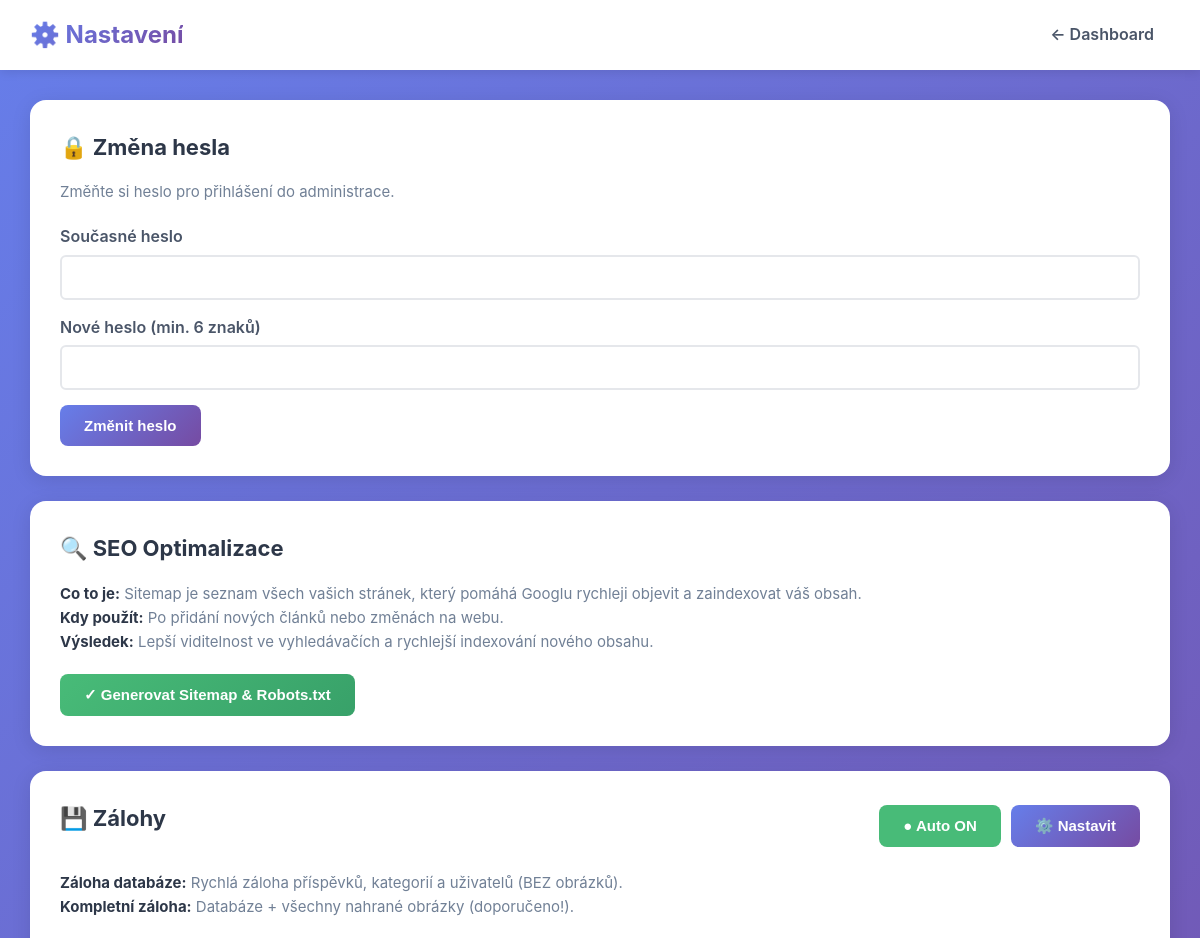
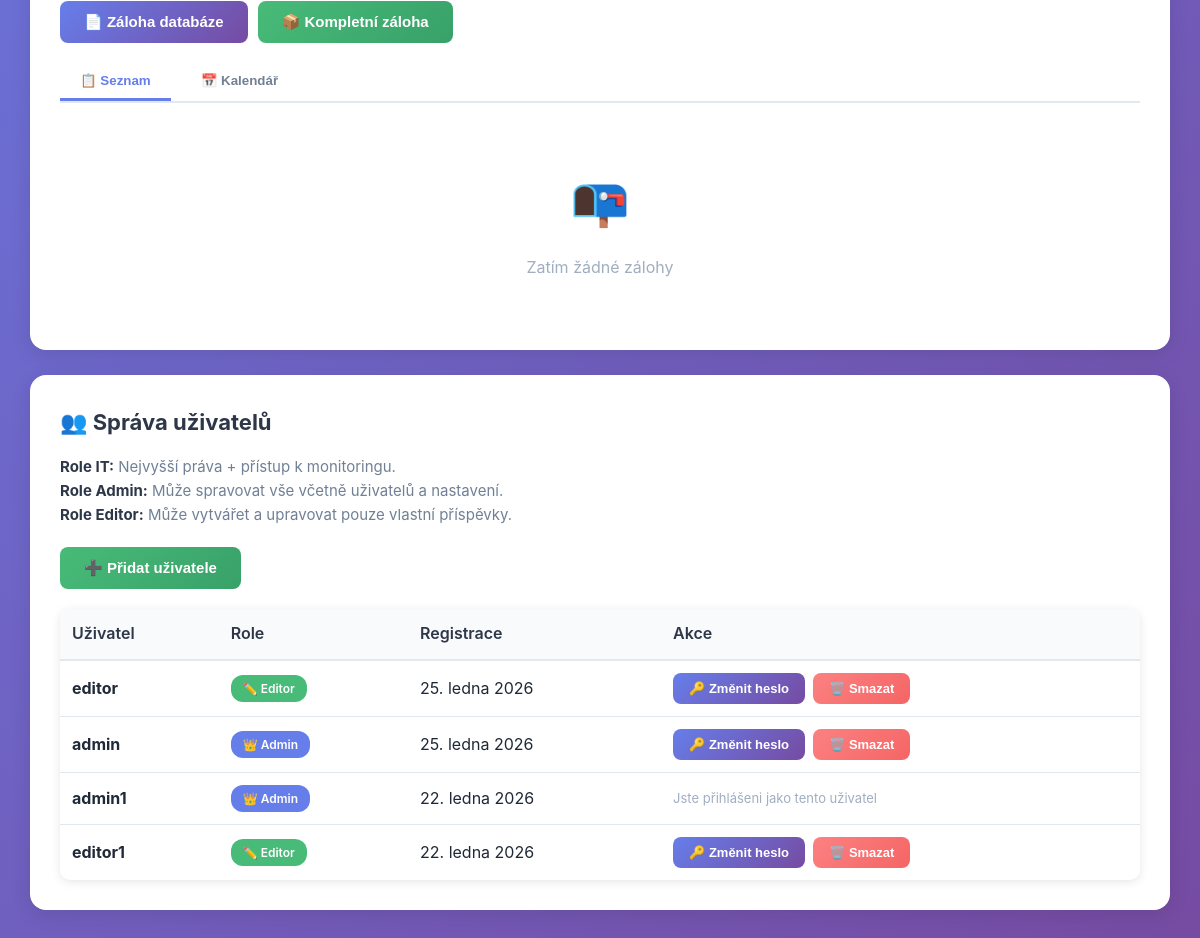
Screenshot of /admin/settings.php (signed in) with the database file from the repository (2 pictures, top to bottom).
### tables this page shows
CREATE TABLE `users` (
  `id` int(11) NOT NULL AUTO_INCREMENT,
  `username` varchar(50) NOT NULL,
  `password` varchar(255) NOT NULL,
  `email` varchar(100) DEFAULT NULL,
  `role` enum('admin','editor') DEFAULT 'editor',
  `created_at` timestamp NOT NULL DEFAULT CURRENT_TIMESTAMP,
  `last_login` timestamp NULL DEFAULT NULL,
  PRIMARY KEY (`id`),
  UNIQUE KEY `username` (`username`),
  KEY `idx_username` (`username`)
);

### includes/database.class.php (called while the page is built, shortened)
<?php
class Database {
    private $connection;
    private $stmt;
    public function __construct() {
        $dsn = 'mysql:host=' . DB_HOST . ';dbname=' . DB_NAME . ';charset=' . DB_CHARSET;
        $options = [
            PDO::ATTR_ERRMODE => PDO::ERRMODE_EXCEPTION,
            PDO::ATTR_DEFAULT_FETCH_MODE => PDO::FETCH_ASSOC,
            PDO::ATTR_EMULATE_PREPARES => false,
            PDO::MYSQL_ATTR_INIT_COMMAND => "SET NAMES utf8mb4 COLLATE utf8mb4_unicode_ci"
        ];
        try {
            $this->connection = new PDO($dsn, DB_USER, DB_PASS, $options);
        } catch (PDOException $e) {
            $this->error = $e->getMessage();
            $this->logError('Database Connection', $e->getMessage());
            die('Chyba připojení k databázi. Zkontrolujte konfiguraci.');
        }
    }
    public function query($sql) {
    try {
        $this->stmt = $this->connection->prepare($sql);
        return $this;
    } catch (PDOException $e) {
        $this->logError('Query Prepare', $e->getMessage());
        $this->stmt = null;
        return $this;
    }
}
    public function bind($param, $value, $type = null) {
        if (is_null($type)) {
            switch (true) {
                case is_int($value):
                    $type = PDO::PARAM_INT;
                    break;
                default:
                    $type = PDO::PARAM_STR;
            }
        }
        $this->stmt->bindValue($param, $value, $type);
        return $this;
    }
    public function execute() {
        try {
            return $this->stmt->execute();
        } catch (PDOException $e) {
            $this->logError('Query Execute', $e->getMessage());
            return false;
        }
    }
    public function fetchAll() {
    $this->execute();
    return $this->stmt->fetchAll();
    }
    public function fetch() {
        $this->execute();
        return $this->stmt->fetch();
    }
}
?>

### includes/helpers.php (called while the page is built, shortened)
<?php
function formatDate($date, $format = 'j. n. Y') {
    $months = [
        1 => 'ledna', 2 => 'února', 3 => 'března', 4 => 'dubna',
        5 => 'května', 6 => 'června', 7 => 'července', 8 => 'srpna',
        9 => 'září', 10 => 'října', 11 => 'listopadu', 12 => 'prosince'
    ];
    $timestamp = is_numeric($date) ? $date : strtotime($date);
    $day = date('j', $timestamp);
    $month = $months[(int)date('n', $timestamp)];
    $year = date('Y', $timestamp);
    return "$day. $month $year";
}
function e($text) {
    return htmlspecialchars($text, ENT_QUOTES, 'UTF-8');
}
?>

### admin/settings.php (the view, shortened to what this page needs)
<?php
$db3 = new Database();
$db3->query("
    SELECT b.*,
           CASE
               WHEN b.created_by = 0 OR b.created_by IS NULL THEN 'Systém'
               ELSE u.username
           END as created_by_name
    FROM backups b
    LEFT JOIN users u ON b.created_by = u.id
    ORDER BY b.created_at DESC
");
$backups = $db3->fetchAll();
$db = new Database();
$db->query("SELECT id, username, role, created_at FROM users ORDER BY created_at DESC");
$users = $db->fetchAll();
$db->query("SELECT id, username, role FROM users WHERE id = :id");
$db->bind(':id', $_SESSION['user_id']);
$currentUser = $db->fetch();
?>
<!DOCTYPE html>
<html lang="cs">
<head>
    <link rel="stylesheet" href="<?= ASSETS_URL ?>css/admin.css">
</head>
<body>
    <header>
        <div class="header-content">
            <div class="header-title">⚙️ Nastavení</div>
            <nav>
                <a href="dashboard.php" class="header-link">← Dashboard</a>
            </nav>
        </div>
    </header>
    <div class="container">
        <div class="card">
            <h2>🔒 Změna hesla</h2>
            <p class="card-description">Změňte si heslo pro přihlášení do administrace.</p>
            <form method="POST">
                <div class="form-group">
                    <label>Současné heslo</label>
                    <input type="password" name="current_password" required>
                </div>
                <div class="form-group">
                    <label>Nové heslo (min. 6 znaků)</label>
                    <input type="password" name="new_password" required minlength="6">
                </div>
                <button type="submit" class="btn btn-primary">Změnit heslo</button>
            </form>
        </div>
        <div class="card">
            <h2>🔍 SEO Optimalizace</h2>
            <p class="card-description">
                <strong>Co to je:</strong> Sitemap je seznam všech vašich stránek, který pomáhá Googlu rychleji objevit a zaindexovat váš obsah.<br>
                <strong>Kdy použít:</strong> Po přidání nových článků nebo změnách na webu.<br>
                <strong>Výsledek:</strong> Lepší viditelnost ve vyhledávačích a rychlejší indexování nového obsahu.
            </p>
            <form method="POST">
                <button type="submit" class="btn btn-success">✓ Generovat Sitemap & Robots.txt</button>
            </form>
        </div>
<div class="card" id="backups">
    <div style="display: flex; justify-content: space-between; align-items: center; margin-bottom: 20px;">
        <h2>💾 Zálohy</h2>
        <div style="display: flex; gap: 10px;">
            <?php
            $dbSched = new Database();
            $dbSched->query("SELECT * FROM backup_schedule WHERE backup_type = 'database'");
            $dbSchedule = $dbSched->fetch();
            $dbSched2 = new Database();
            $dbSched2->query("SELECT * FROM backup_schedule WHERE backup_type = 'full'");
            $fullSchedule = $dbSched2->fetch();
            $autoEnabled = ($dbSchedule && $dbSchedule['enabled']) || ($fullSchedule && $fullSchedule['enabled']);
            ?>
            <button onclick="toggleAutoBackup()" class="btn" style="background: <?= $autoEnabled ? '#48bb78' : '#e2e8f0' ?>; color: <?= $autoEnabled ? 'white' : '#4a5568' ?>;">
                <span id="autoBackupIcon"><?= $autoEnabled ? '●' : '○' ?></span> Auto <?= $autoEnabled ? 'ON' : 'OFF' ?>
            </button>
            <button onclick="openBackupScheduleModal()" class="btn btn-primary">⚙️ Nastavit</button>
        </div>
    </div>
    <p class="card-description">
        <strong>Záloha databáze:</strong> Rychlá záloha příspěvků, kategorií a uživatelů (BEZ obrázků).<br>
        <strong>Kompletní záloha:</strong> Databáze + všechny nahrané obrázky (doporučeno!).
    </p>
    <div style="display: flex; gap: 10px; margin-bottom: 20px;">
        <form method="POST" style="margin: 0;">
            <button type="submit" class="btn btn-primary">📄 Záloha databáze</button>
        </form>
        <form method="POST" style="margin: 0;">
            <button type="submit" class="btn btn-success">📦 Kompletní záloha</button>
        </form>
    </div>
    <div style="display: flex; gap: 10px; margin-bottom: 20px; border-bottom: 2px solid #e2e8f0;">
        <button onclick="showBackupView('list')" id="viewList" class="view-tab active">📋 Seznam</button>
        <button onclick="showBackupView('calendar')" id="viewCalendar" class="view-tab">📅 Kalendář</button>
    </div>
    <div id="backupListView">
        <?php if (empty($backups)): ?>
            <div class="empty-state">
                <div class="empty-state-icon">📭</div>
                <p>Zatím žádné zálohy</p>
            </div>
        <?php endif; ?>
    </div>
</div>
        <?php if ($currentUser['role'] === 'admin' || $currentUser['role'] === 'it'): ?>
        <div class="card">
            <h2>👥 Správa uživatelů</h2>
            <p class="card-description">
             <strong>Role IT:</strong> Nejvyšší práva + přístup k monitoringu.<br>
             <strong>Role Admin:</strong> Může spravovat vše včetně uživatelů a nastavení.<br>
            <strong>Role Editor:</strong> Může vytvářet a upravovat pouze vlastní příspěvky.
            </p>
            <div style="display: flex; gap: 10px; margin-bottom: 20px; align-items: center;">
                <button onclick="openAddUserModal()" class="btn btn-success">➕ Přidat uživatele</button>
            </div>
            <table class="table">
                <thead>
                    <tr>
                        <th>Uživatel</th>
                        <th>Role</th>
                        <th>Registrace</th>
                        <th>Akce</th>
                    </tr>
                </thead>
                <tbody>
                    <?php foreach ($users as $user): ?>
                        <tr>
                            <td><strong><?= e($user['username']) ?></strong></td>
                            <td>
                                <span class="badge badge-<?= $user['role'] ?>">
                                    <?php
                                    if ($user['role'] === 'it') {
                                        echo '🔧 IT';
                                    } elseif ($user['role'] === 'admin') {
                                        echo '👑 Admin';
                                    } else {
                                        echo '✏️ Editor';
                                    }
                                    ?>
                                </span>
                            </td>
                            <td><?= formatDate($user['created_at']) ?></td>
                            <td>
                                <div class="table-actions">
                                    <?php if ($user['id'] !== $_SESSION['user_id']): ?>
                                        <?php if ($user['role'] === 'it' && $currentUser['role'] !== 'it'): ?>
                                            <span style="color: #9f7aea; font-size: 13px;">🔒 IT účet - pouze IT může upravovat</span>
                                        <?php else: ?>
                                            <button onclick="openChangePasswordModal(<?= $user['id'] ?>, '<?= e($user['username']) ?>')" class="btn btn-primary btn-small">🔑 Změnit heslo</button>
                                            <button onclick="confirmDeleteUser(<?= $user['id'] ?>, '<?= e($user['username']) ?>')" class="btn btn-danger btn-small">🗑️ Smazat</button>
                                        <?php endif; ?>
                                    <?php else: ?>
                                        <span style="color: #a0aec0; font-size: 13px;">Jste přihlášeni jako tento uživatel</span>
                                    <?php endif; ?>
                                </div>
                            </td>
                        </tr>
                    <?php endforeach; ?>
                </tbody>
            </table>
        </div>
        <?php endif; ?>
    </div>
</body>
</html>

### assets/css/admin.css (style rules this page uses)
* { margin: 0; padding: 0; box-sizing: border-box; }
:root { --primary: #667eea; --primary-dark: #5568d3; --secondary: #764ba2; --success: #10b981; --danger: #ef4444; --warning: #f59e0b; --dark: #1f2937; --light: #f9fafb; --border: #e5e7eb; }
body { font-family: -apple-system, BlinkMacSystemFont, 'Segoe UI', Arial, sans-serif; background: var(--light); color: var(--dark); line-height: 1.6; }
.header-content { max-width: 1400px; margin: 0 auto; display: flex; justify-content: space-between; align-items: center; }
.header-link { color: white; text-decoration: none; padding: 8px 16px; border-radius: 6px; transition: background 0.3s; }
.container { max-width: 1400px; margin: 30px auto; padding: 0 20px; }
.form-group { margin-bottom: 20px; }
.form-group label { display: block; margin-bottom: 8px; font-weight: 600; color: var(--dark); }
.form-group input[type="text"], .form-group input[type="email"], .form-group input[type="password"], .form-group input[type="date"], .form-group select, .form-group textarea { width: 100%; padding: 12px; border: 2px solid var(--border); border-radius: 6px; font-size: 15px; transition: border-color 0.3s; }
.btn { padding: 12px 24px; border: none; border-radius: 6px; font-size: 15px; font-weight: 600; cursor: pointer; transition: all 0.3s; text-decoration: none; display: inline-block; }
.btn-primary { background: linear-gradient(135deg, var(--primary) 0%, var(--secondary) 100%); color: white; }
.btn-success { background: var(--success); color: white; }
.btn-danger { background: var(--danger); color: white; }
.btn-small { padding: 6px 12px; font-size: 13px; }
.card { background: white; border-radius: 10px; box-shadow: 0 2px 10px rgba(0,0,0,0.1); padding: 25px; margin-bottom: 20px; }
.card h2 { margin-bottom: 20px; }
.badge { display: inline-block; padding: 4px 12px; border-radius: 12px; font-size: 12px; font-weight: 600; }
.table { width: 100%; background: white; border-radius: 10px; overflow: hidden; box-shadow: 0 2px 10px rgba(0,0,0,0.1); }
.table th, .table td { padding: 15px; text-align: left; border-bottom: 1px solid var(--border); }
.table th { background: #f9fafb; font-weight: 600; }
.table tr:last-child td { border-bottom: none; }

### rows the page displays
users: username "editor", role "✏️ Editor", created_at "25. ledna 2026"
users: username "admin", role "👑 Admin", created_at "25. ledna 2026"
users: username "admin1", role "👑 Admin", created_at "22. ledna 2026", shows "Jste přihlášeni jako tento uživatel"
users: username "editor1", role "✏️ Editor", created_at "22. ledna 2026"
